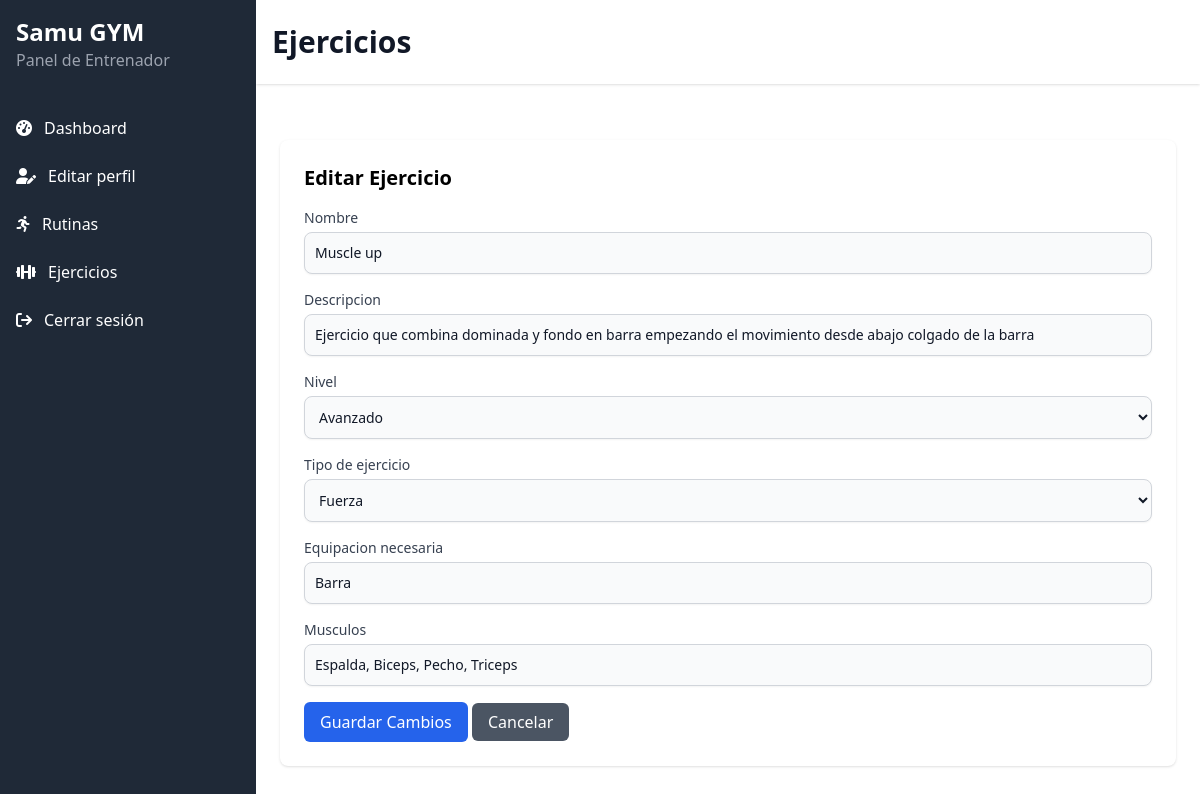
Screenshot of /trainer/exercises/edit/5/ with the database file from the repository.
### gym_app/models.py (models this page shows, shortened)
class Exercise(models.Model):
    BEGINNER = 'Beginner'
    INTERMEDIATE = 'Intermediate'
    ADVANCED = 'Advanced'
    LEVEL_CHOICES = [
        (BEGINNER, 'Principiante'),
        (INTERMEDIATE, 'Intermedio'),
        (ADVANCED, 'Avanzado'),
    ]
    STRENGTH = 'Strength'
    CARDIO = 'Cardio'
    FLEXIBILITY = 'Flexibility'
    TYPE_CHOICES = [
        (STRENGTH, 'Fuerza'),
        (CARDIO, 'Cardio'),
        (FLEXIBILITY, 'Flexibilidad'),
    ]
    name = models.CharField(max_length=100)
    description = models.TextField()
    level = models.CharField(
        max_length=20,
        choices=LEVEL_CHOICES,
        default=BEGINNER,
    )
    exercise_type = models.CharField(
        max_length=20,
        choices=TYPE_CHOICES,
        default=STRENGTH,
    )
    equipment = models.CharField(max_length=200, blank=True, null=True)
    muscles = models.CharField(max_length=200, blank=True, null=True)
    class Meta:
        db_table = 'exercises'

### gym_app/views.py (the view)
# urls.py: path('exercises/edit/<int:exercise_id>/', views.edit_exercise, name='edit_exercise'),
def edit_exercise(request, exercise_id):
    exercise = get_object_or_404(Exercise, id=exercise_id)  # Obtener el ejercicio por su ID
    if request.method == 'POST':
        form = ExerciseForm(request.POST, instance=exercise)
        if form.is_valid():
            form.save()
            messages.success(request, 'Ejercicio actualizado correctamente.')
            return redirect('gym_app:exercises_list')  # Redirigir a la lista de ejercicios
    else:
        form = ExerciseForm(instance=exercise)  # Prellenar el formulario con los datos actuales
    return render(request, 'edit_exercise.html', {'form': form, 'exercise': exercise})

### gym_app/templates/edit_exercise.html (shortened to what this page needs)
{% extends 'base2.html' %}
{% block title_menu %}Ejercicios{% endblock %}
{% block content %}
<div class="mt-8 bg-white rounded-lg shadow p-6">
    <h2 class="text-xl font-bold mb-4">Editar Ejercicio</h2>
    <form class="space-y-4" method="POST" action="{% url 'gym_app:edit_exercise' exercise.id %}">
        {% for field in form %}
        <div>
            <label class="block text-sm font-medium text-gray-700">{{ field.label }}</label>
            {{ field }}
        </div>
        {% endfor %}
        <button type="submit" class="bg-blue-600 text-white px-4 py-2 rounded-md hover:bg-blue-700 transition-colors">
            Guardar Cambios
        </button>
        <a href="{% url 'gym_app:exercises_list' %}" class="bg-gray-600 text-white px-4 py-2 rounded-md hover:bg-gray-700 transition-colors">
            Cancelar
        </a>
    </form>
</div>
{% endblock %}

### rows the page displays
Exercise: form "Muscle up" "Ejercicio que combina dominada y fondo en barra empezando el movimiento desde abajo colgado de la barra" "Avanzado" "Fuerza" "Barra" "Espalda, Biceps, Pecho, Triceps"

### other values shown
{{ field.label }} "Nombre" "Descripcion" "Nivel" "Tipo de ejercicio" "Equipacion necesaria" "Musculos"
